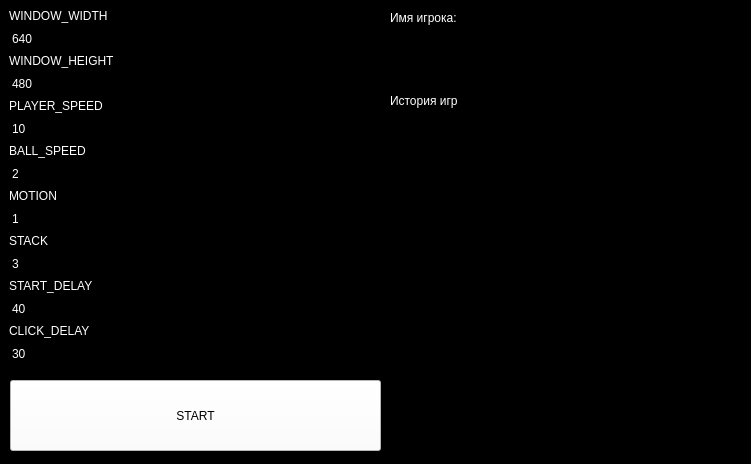
<?xml version="1.0" encoding="UTF-8"?>
<ui version="4.0">
 <class>MainWindow</class>
 <widget class="QMainWindow" name="MainWindow">
  <property name="geometry">
   <rect>
    <x>0</x>
    <y>0</y>
    <width>751</width>
    <height>464</height>
   </rect>
  </property>
  <property name="windowTitle">
   <string>MainWindow</string>
  </property>
  <widget class="QWidget" name="centralwidget">
   <property name="styleSheet">
    <string notr="true">background-color: rgb(0, 0, 0);</string>
   </property>
   <widget class="QWidget" name="verticalLayoutWidget">
    <property name="geometry">
     <rect>
      <x>9</x>
      <y>9</y>
      <width>371</width>
      <height>356</height>
     </rect>
    </property>
    <layout class="QVBoxLayout" name="verticalLayout">
     <item>
      <widget class="QLabel" name="label_2">
       <property name="styleSheet">
        <string notr="true">color: rgb(255, 255, 255);</string>
       </property>
       <property name="text">
        <string>WINDOW_WIDTH</string>
       </property>
      </widget>
     </item>
     <item>
      <widget class="QLineEdit" name="lineEdit">
       <property name="styleSheet">
        <string notr="true">color: rgb(255, 255, 255);</string>
       </property>
       <property name="text">
        <string>640</string>
       </property>
      </widget>
     </item>
     <item>
      <widget class="QLabel" name="label">
       <property name="styleSheet">
        <string notr="true">color: rgb(255, 255, 255);</string>
       </property>
       <property name="text">
        <string>WINDOW_HEIGHT</string>
       </property>
      </widget>
     </item>
     <item>
      <widget class="QLineEdit" name="lineEdit_2">
       <property name="styleSheet">
        <string notr="true">color: rgb(255, 255, 255);</string>
       </property>
       <property name="text">
        <string>480</string>
       </property>
      </widget>
     </item>
     <item>
      <widget class="QLabel" name="label_4">
       <property name="styleSheet">
        <string notr="true">color: rgb(255, 255, 255);</string>
       </property>
       <property name="text">
        <string>PLAYER_SPEED</string>
       </property>
      </widget>
     </item>
     <item>
      <widget class="QLineEdit" name="lineEdit_3">
       <property name="styleSheet">
        <string notr="true">color: rgb(255, 255, 255);</string>
       </property>
       <property name="text">
        <string>10</string>
       </property>
      </widget>
     </item>
     <item>
      <widget class="QLabel" name="label_5">
       <property name="styleSheet">
        <string notr="true">color: rgb(255, 255, 255);</string>
       </property>
       <property name="text">
        <string>BALL_SPEED</string>
       </property>
      </widget>
     </item>
     <item>
      <widget class="QLineEdit" name="lineEdit_4">
       <property name="styleSheet">
        <string notr="true">color: rgb(255, 255, 255);</string>
       </property>
       <property name="text">
        <string>2</string>
       </property>
      </widget>
     </item>
     <item>
      <widget class="QLabel" name="label_6">
       <property name="styleSheet">
        <string notr="true">color: rgb(255, 255, 255);</string>
       </property>
       <property name="text">
        <string>MOTION</string>
       </property>
      </widget>
     </item>
     <item>
      <widget class="QLineEdit" name="lineEdit_5">
       <property name="styleSheet">
        <string notr="true">color: rgb(255, 255, 255);</string>
       </property>
       <property name="text">
        <string>1</string>
       </property>
      </widget>
     </item>
     <item>
      <widget class="QLabel" name="label_3">
       <property name="styleSheet">
        <string notr="true">color: rgb(255, 255, 255);</string>
       </property>
       <property name="text">
        <string>STACK</string>
       </property>
      </widget>
     </item>
     <item>
      <widget class="QLineEdit" name="lineEdit_6">
       <property name="styleSheet">
        <string notr="true">color: rgb(255, 255, 255);</string>
       </property>
       <property name="text">
        <string>3</string>
       </property>
      </widget>
     </item>
     <item>
      <widget class="QLabel" name="label_7">
       <property name="styleSheet">
        <string notr="true">color: rgb(255, 255, 255);</string>
       </property>
       <property name="text">
        <string>START_DELAY</string>
       </property>
      </widget>
     </item>
     <item>
      <widget class="QLineEdit" name="lineEdit_7">
       <property name="styleSheet">
        <string notr="true">color: rgb(255, 255, 255);</string>
       </property>
       <property name="text">
        <string>40</string>
       </property>
      </widget>
     </item>
     <item>
      <widget class="QLabel" name="label_8">
       <property name="styleSheet">
        <string notr="true">color: rgb(255, 255, 255);</string>
       </property>
       <property name="text">
        <string>CLICK_DELAY</string>
       </property>
      </widget>
     </item>
     <item>
      <widget class="QLineEdit" name="lineEdit_8">
       <property name="styleSheet">
        <string notr="true">color: rgb(255, 255, 255);</string>
       </property>
       <property name="text">
        <string>30</string>
       </property>
      </widget>
     </item>
    </layout>
   </widget>
   <widget class="QPushButton" name="pushButton">
    <property name="geometry">
     <rect>
      <x>10</x>
      <y>380</y>
      <width>371</width>
      <height>71</height>
     </rect>
    </property>
    <property name="styleSheet">
     <string notr="true">background-color: rgb(255, 255, 255);
alternate-background-color: rgb(255, 255, 255);</string>
    </property>
    <property name="text">
     <string>START</string>
    </property>
   </widget>
   <widget class="QListWidget" name="listWidget">
    <property name="geometry">
     <rect>
      <x>390</x>
      <y>120</y>
      <width>351</width>
      <height>331</height>
     </rect>
    </property>
    <property name="styleSheet">
     <string notr="true">color: rgb(255, 255, 255);</string>
    </property>
   </widget>
   <widget class="QLineEdit" name="lineEdit_9">
    <property name="geometry">
     <rect>
      <x>390</x>
      <y>30</y>
      <width>351</width>
      <height>21</height>
     </rect>
    </property>
    <property name="styleSheet">
     <string notr="true">color: rgb(255, 255, 255);</string>
    </property>
   </widget>
   <widget class="QLabel" name="label_9">
    <property name="geometry">
     <rect>
      <x>390</x>
      <y>7</y>
      <width>351</width>
      <height>21</height>
     </rect>
    </property>
    <property name="styleSheet">
     <string notr="true">color: rgb(255, 255, 255);</string>
    </property>
    <property name="text">
     <string>Имя игрока:</string>
    </property>
   </widget>
   <widget class="QLabel" name="label_10">
    <property name="geometry">
     <rect>
      <x>390</x>
      <y>91</y>
      <width>351</width>
      <height>20</height>
     </rect>
    </property>
    <property name="styleSheet">
     <string notr="true">color: rgb(255, 255, 255);</string>
    </property>
    <property name="text">
     <string>История игр</string>
    </property>
   </widget>
  </widget>
 </widget>
 <resources/>
 <connections/>
</ui>
